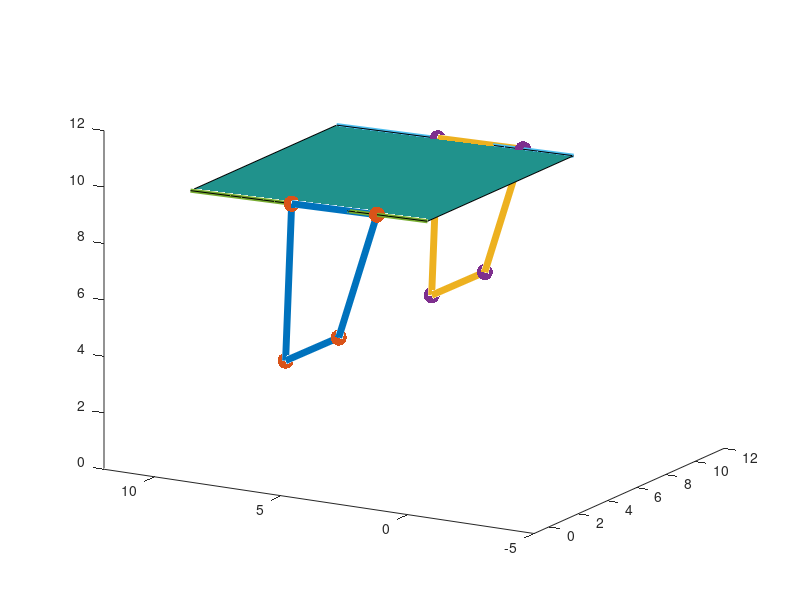

Write MATLAB code to recreate this figure.
%**************VALUES OBTAINED FROM SYNTHESIS**********

A1=[3.3;5.6;0];
B1=[5.4;4.5;0];

A2=[3.3;5.6;10];
B2=[5.4;4.5;10];
L2 = 4.8;
L3 = 4;
L4 = 5.6;
L1=sqrt((B1(1,1)-A1(1,1))*(B1(1,1)-A1(1,1)) + (B1(2,1)-A1(2,1))*(B1(2,1)-A1(2,1)))
phiaxis=abs(atand((A1(2,1)-B1(2,1))/(A1(1,1)-B1(1,1))))

ldown=2;
lup=4;

k1=L1/L4;
k2=L1/L2;
k3=(L4*L4-L3*L3+L2*L2+L1*L1)/(2*L4*L2);
k4=L1/L3;
k5=(L4*L4-L1*L1-L2*L2-L3*L3)/(2*L2*L3);

phi1=360-110; %RANGE OF ANGLE ROTAION OF LINK 2 
phi2=136;
n=0;

end1=[];
end2=[];
thetadoor=[];
%*****************SIMULATION**************************
for theta=phi1:-2:phi2
  
  D1=[A1(1,1)+L2*cosd(theta-phiaxis);A1(2,1)+L2*sind(theta-phiaxis);0]; %OBTAINING D COORDINATE
  D2=[A1(1,1)+L2*cosd(theta-phiaxis);A1(2,1)+L2*sind(theta-phiaxis);10];
  
  a=cosd(theta)-k1-k2*cosd(theta)+k3;  %CO-EFFECIENT OF FRUDIENSTIEN EQUATION
  b=-2*sind(theta);
  c=k1-(k2+1)*cosd(theta) + k3;
  
  theta4=2*atand((-b-sqrt(b*b-4*a*c))/(2*a));
 
  C1= [B1(1,1)+L4*cosd(theta4-phiaxis);B1(2,1)+L4*sind(theta4-phiaxis);0];
  C2= [B1(1,1)+L4*cosd(theta4-phiaxis);B1(2,1)+L4*sind(theta4-phiaxis);10];
  
  main=[A1 , B1 , C1 , D1, A1];
  x=main(1,[1:5]);
  y=main(2,[1:5]);
  z=main(3,[1:5]);
  theta3=atand((C1(2,1)-D1(2,1))/(C1(1,1)-D1(1,1)));

  E1=[D1(1,1)- ldown*cosd(theta3);D1(2,1)-ldown*sind(theta3);0];
  F1=[C1(1,1)+ lup*cosd(theta3);C1(2,1)+lup*sind(theta3);0];

  E2=[D2(1,1)- ldown*cosd(theta3);D2(2,1)-ldown*sind(theta3);10];
  F2=[C2(1,1)+ lup*cosd(theta3);C2(2,1)+lup*sind(theta3);10];
  end1 = [end1 E1];
  end2 = [end2 F1];
  
 %********************PLOTTING*************************** 
  plot3(z,x,y, 'LineWidth', 5);
  hold on;
  plot3(z,x,y,'.', "markersize", 35);
  
  main=[A2 , B2 , C2 , D2, A2];
  x=main(1,[1:5]);
  y=main(2,[1:5]);
  z=main(3,[1:5]);
  plot3(z,x,y, 'LineWidth', 5);
  plot3(z,x,y,'.', "markersize", 35);
  
  x1=[E1(1,1) F1(1,1)];
  y1=[E1(2,1) F1(2,1)];
  z1=[0 0];
  plot3(z1,x1,y1,'LineWidth',3);
  
  z1=[10 10];
  plot3(z1,x1,y1,'LineWidth',3);
  
  patch([E1(3,1) F1(3,1) F2(3,1) E2(3,1)], [E1(1,1) F1(1,1) F2(1,1) E2(1,1)],[E1(2,1) F1(2,1) F2(2,1) E2(2,1)],53);
  axis([-1 12 -5 12 0 12])
  daspect([1 1 1])
  view(-60,15)
  n=n+1;

  pause(0.1);
  hold off;
endfor